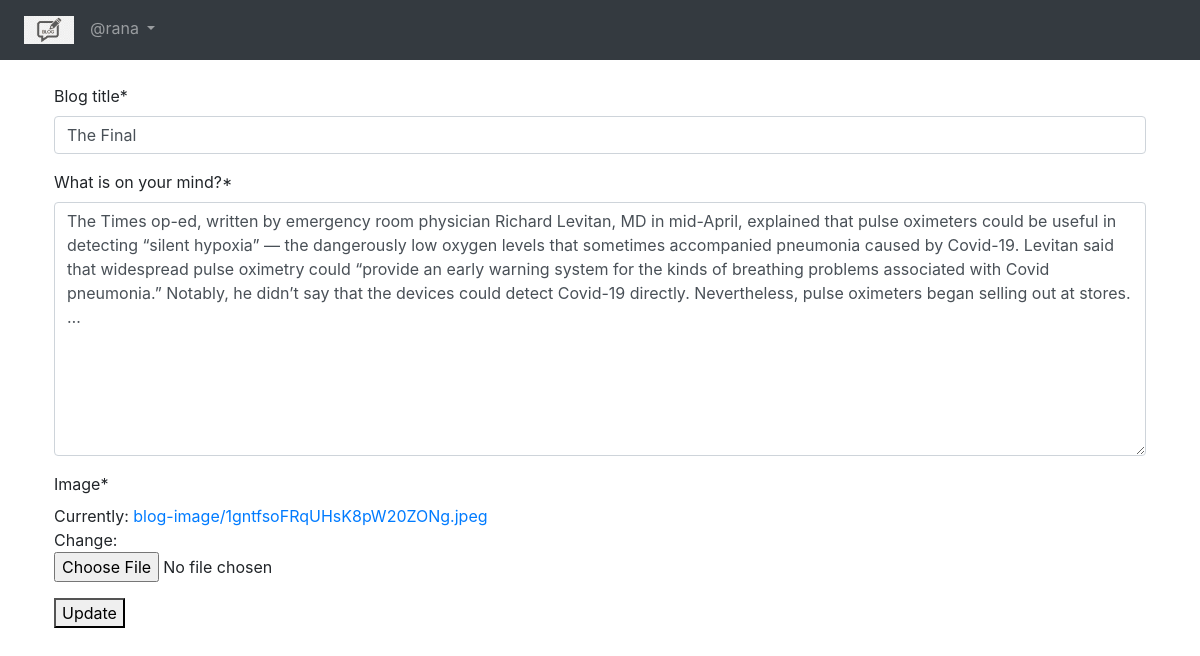
Screenshot of /blog/edit/2/ (signed in) with the database file from the repository.
### blog/models.py (models this page shows, shortened)
class Blog(models.Model):
    author = models.ForeignKey(User, on_delete=models.CASCADE, related_name='post_author', )
    blog_title = models.CharField(max_length=264, )
    slug = models.SlugField(max_length=264, unique=True, )
    blog_content = models.TextField(verbose_name='What is on your mind?', )
    blog_image = models.ImageField(upload_to='blog-image', verbose_name='Image')
    publish_date = models.DateTimeField(auto_now_add=True, )
    update_date = models.DateTimeField(auto_now=True, )
    class Meta:
        db_table = 'blog'
        ordering = ('-publish_date', )

### blog/views.py (the view, shortened to what this page needs)
# urls.py: path('edit/<pk>/', views.UpdateBlog.as_view(), name='edit_blog'),
class UpdateBlog(LoginRequiredMixin, UpdateView):
    model = Blog
    fields = ('blog_title', 'blog_content', 'blog_image', )
    template_name = 'blog/edit_blog.html'

### templates/blog/edit_blog.html (shortened to what this page needs)
{% extends 'base.html'%}
{% load crispy_forms_tags %}
{% block body_block %}
{% if blog.author == user %}
<form  method="POST" enctype="multipart/form-data">
    {{form|crispy}}
    <button type="submit" name="button">Update</button>
    {% else %}
    <p>You are not allowed to view this page. 404</p>
</form>
<hr>
{% endif %}
{% endblock %}

### templates/base.html (shortened to what this page needs)
<!DOCTYPE html>
<html lang="en">
<head>
    <link rel="stylesheet" href="https://stackpath.bootstrapcdn.com/bootstrap/4.5.2/css/bootstrap.min.css">
    <link rel="stylesheet" href="https://cdnjs.cloudflare.com/ajax/libs/font-awesome/4.7.0/css/font-awesome.min.css">
</head>
<body>
    <nav class="navbar navbar-expand-sm bg-dark navbar-dark">
        <ul class="navbar-nav">
            <li class="nav-item active">
                <a class="nav-link" href="{% url 'index' %}"><img src="/src/media/logo.png" alt="logo-image" width="50px"></a>
            </li>
            {% if user.is_authenticated %}
            <div class="nav-item dropdown">
                <a class="nav-link dropdown-toggle" href="#" id="dropdown" data-toggle="dropdown">
                    @{{user.username}}
                </a>
            </div>
            {% endif %}
        </ul>
    </nav>
    <div class="container p-4">
        {% block body_block %}
        {% endblock %}
    </div>
</body>
</html>

### rows the page displays
Blog: blog_title "The Final", blog_content "The Times op-ed, written by emergency room physician Richard Levitan, MD in mid-April, explained that pulse oximeters could be useful in detecting “silent hypoxia” — the dangerously low oxygen levels that sometimes accompanied pneumonia caused by Covid-19. Levitan said that widespread pulse oximetry could “provide an early warning system for the kinds of breathing problems associated with Covid pneumonia.” Notably, he didn’t say that the devices could detect Covid-19 directly. Nevertheless, pulse oximeters began selling out at stores. …"

### other values shown
{{ user.username }} "rana"
